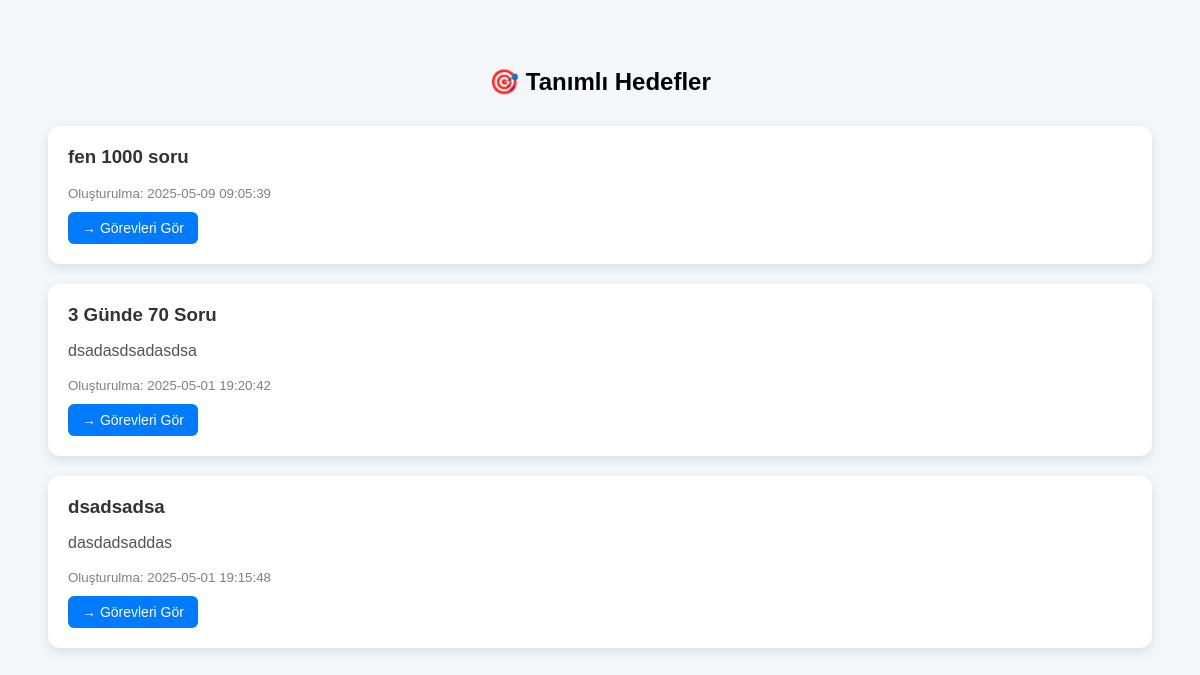
The app's page /list-tasks.php, older data.
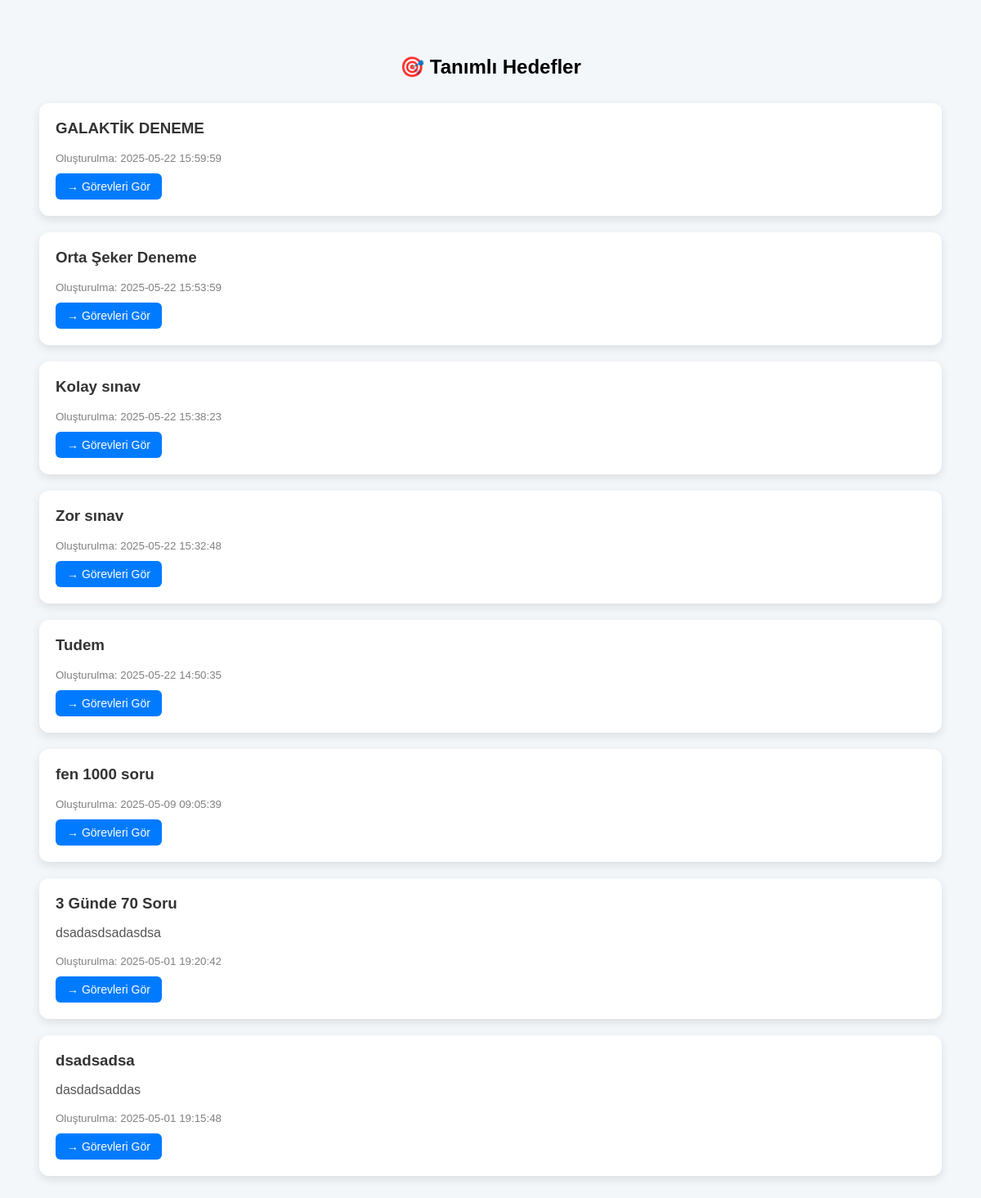
The same page, newer data.
### tables this page shows
CREATE TABLE `goals` (
  `id` int(16) NOT NULL,
  `teacher_id` int(16) NOT NULL,
  `title` varchar(250) NOT NULL,
  `description` text NOT NULL,
  `end_date` date DEFAULT NULL,
  `start_date` date DEFAULT NULL,
  `created_at` datetime NOT NULL DEFAULT current_timestamp()
);

### list-tasks.php (the view, shortened to what this page needs)
<?php
$conn = new mysqli("localhost", "root", "", "student_db");
$result = $conn->query("SELECT * FROM goals ORDER BY created_at DESC");
?>
<!DOCTYPE html>
<html lang="tr">
<head>
</head>
<body>
<h2>🎯 Tanımlı Hedefler</h2>
<?php if ($result->num_rows > 0): ?>
    <?php while ($row = $result->fetch_assoc()): ?>
        <div class="goal">
            <h3><?= htmlspecialchars($row['title']) ?></h3>
            <p><?= nl2br(htmlspecialchars($row['description'])) ?></p>
            <small>Oluşturulma: <?= $row['created_at'] ?></small><br>
            <a class="view-tasks" href="list-tasks.php?goal_id=<?= $row['id'] ?>">→ Görevleri Gör</a>
        </div>
    <?php endwhile; ?>
<?php else: ?>
    <p>Henüz hiçbir hedef tanımlanmamış.</p>
<?php endif; ?>
</body>
</html>

Row changes from the older to the newer data that the page shows:
added goals: title "GALAKTİK DENEME", created_at "2025-05-22 15:59:59"
added goals: title "Orta Şeker Deneme", created_at "2025-05-22 15:53:59"
added goals: title "Kolay sınav", created_at "2025-05-22 15:38:23"
added goals: title "Zor sınav", created_at "2025-05-22 15:32:48"
added goals: title "Tudem", created_at "2025-05-22 14:50:35"
